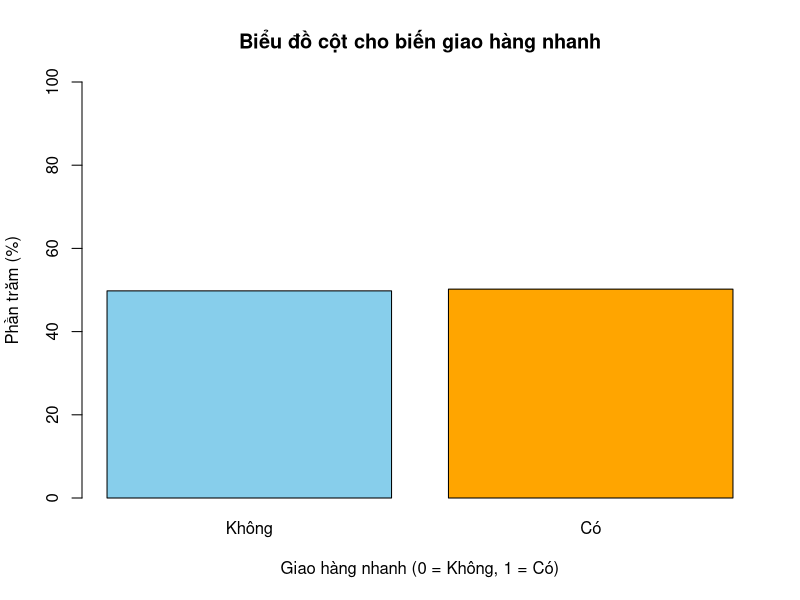
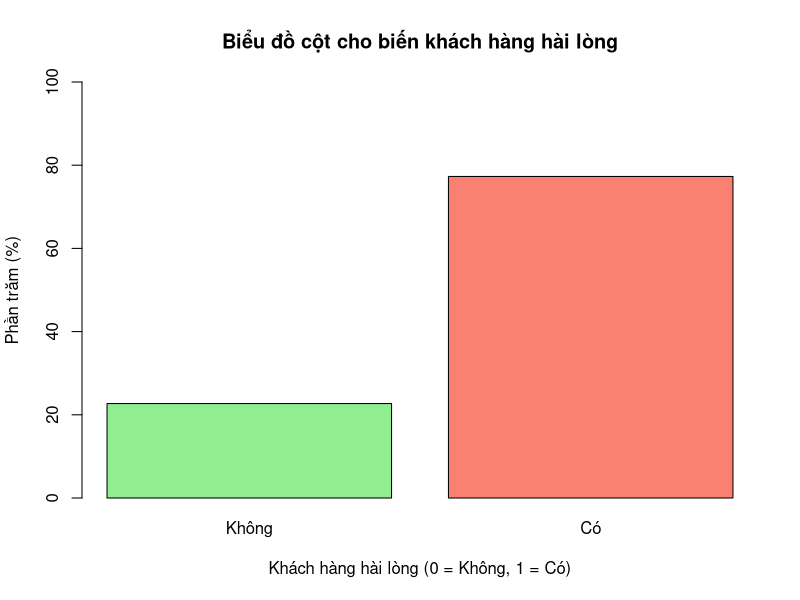
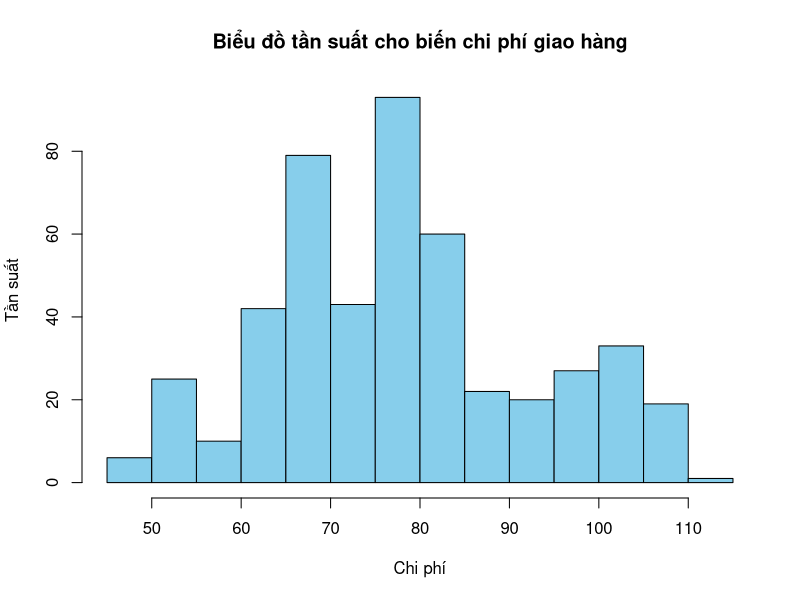
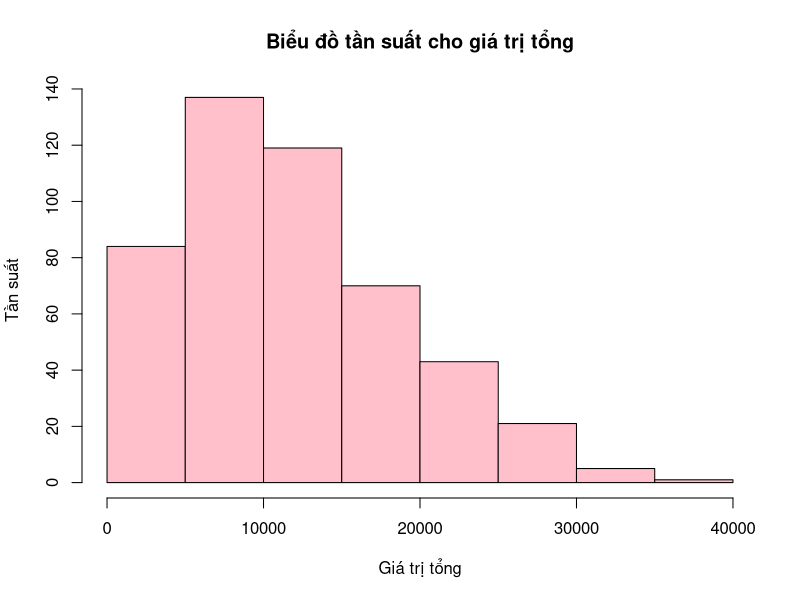
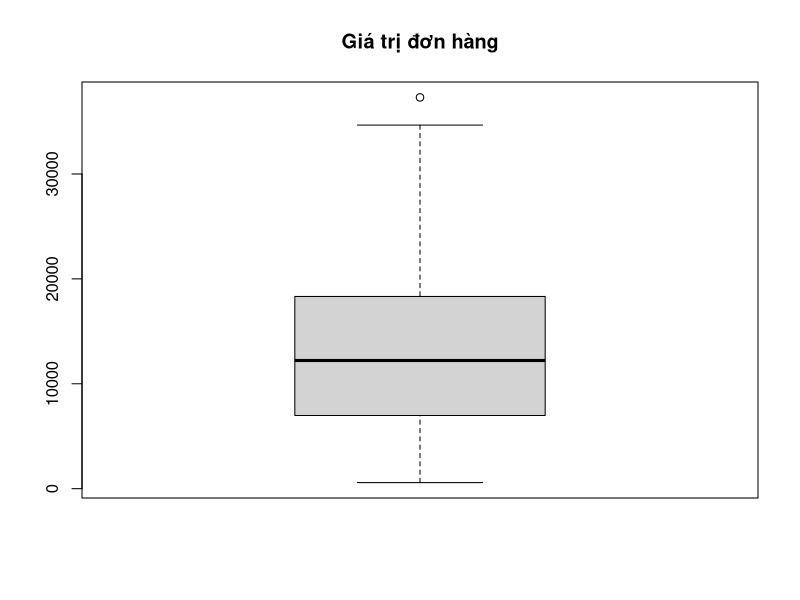
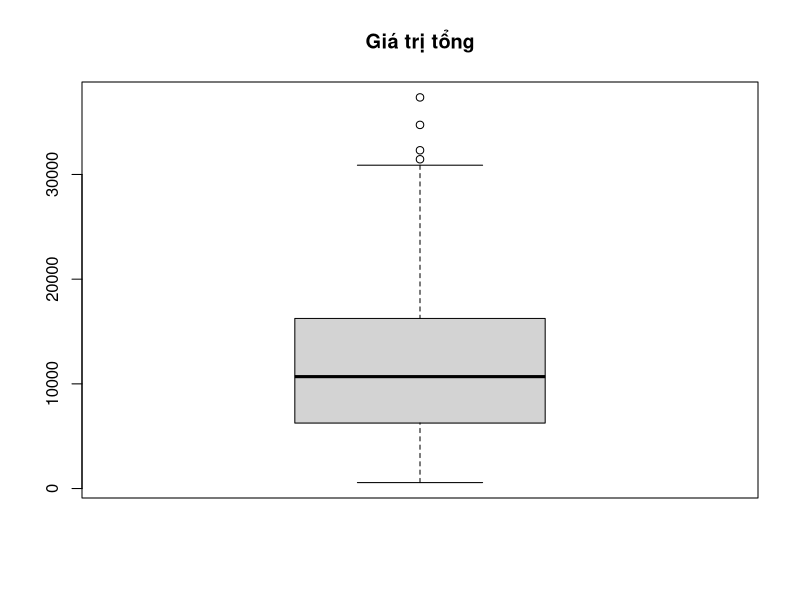
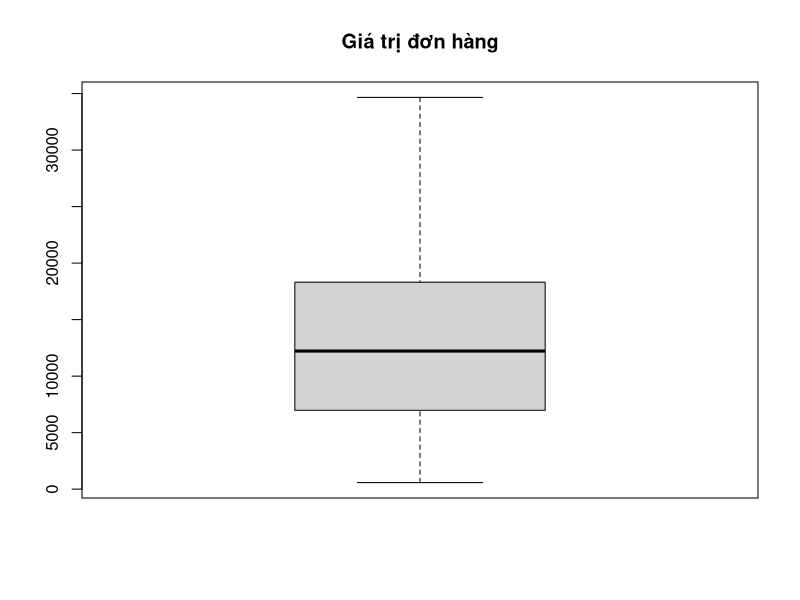
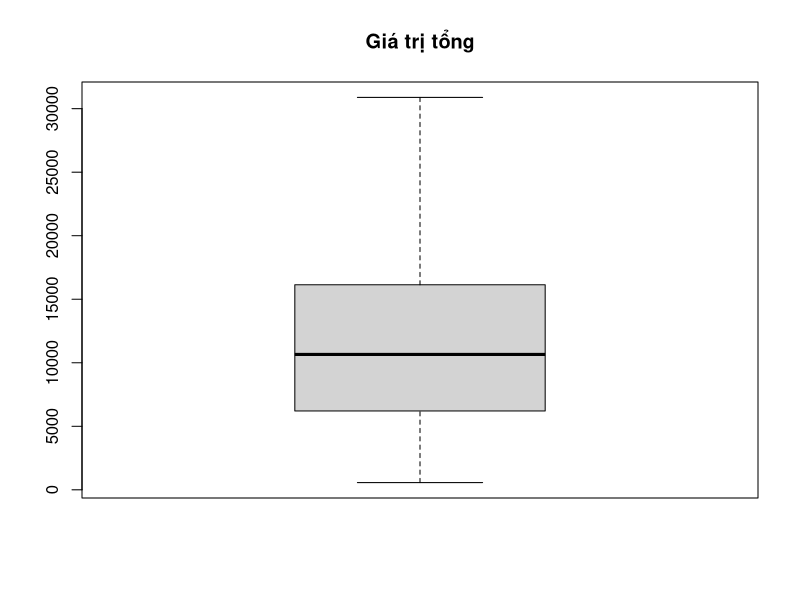

These charts were generated, in order, by the following R code:
# Cài đặt thư viện cần thiết
install.packages("dplyr")
install.packages("geosphere")
install.packages("readxl")
install.packages("ggplot2")
install.packages("ggpubr")
install.packages("ROCR")
# Gọi thư viện cần thiết
library(carData)
library(car)
library(tools)
library(dplyr)
library(geosphere)
library(readxl)
library(ggplot2)
library(ggpubr)
library(ROCR)
# 1: Làm sạch file dirty_data
# 1.1: Đọc dữ liệu từ file dirty_data
dirty_data = read.csv("./dirty_data.csv")
View(dirty_data)
# 1.2: Tạo trường dataframe chỉ chứa những biến cần thiết
cleaning_data = dirty_data[,c("nearest_warehouse","order_price","delivery_charges","customer_lat","customer_long","coupon_discount","order_total","season","is_expedited_delivery","distance_to_nearest_warehouse","is_happy_customer")]
# 1.3: Kiểm tra dữ liệu khuyết
apply(is.na(cleaning_data),2,which)
# 1.4: Làm sạch những cột có biến phân loại chưa đồng nhất
str(cleaning_data)
# 1.4.1: Cột nearest_warehouse
table(cleaning_data$nearest_warehouse, useNA = "always")
cleaning_data$nearest_warehouse = toTitleCase(cleaning_data$nearest_warehouse)
table(cleaning_data$nearest_warehouse, useNA = "always")
# 1.4.2: Cột season
table(cleaning_data$season, useNA = "always")
cleaning_data$season = toTitleCase(cleaning_data$season)
table(cleaning_data$season, useNA = "always")
# 1.5: Ghi ra tệp con sao lưu dữ liệu đã làm sạch
cleaned_data = cleaning_data
# * Kiểm tra xem tệp có bị NA hay không
sum(is.na(cleaned_data))
rm(cleaning_data)
write.csv(cleaned_data, file = "cleaned_data_from_dirty_data.csv", row.names = FALSE)
# 2: Làm sạch file missing_data
# 2.1: Đọc dữ liệu
missing_data = read.csv("./missing_data.csv")
# 2.2: Làm sạch dữ liệu
# 2.2.1: Cột season:
as.Date(missing_data$date)
missing_data = missing_data %>%
mutate(date_onset = as.Date(date, format = "%Y/%m/%d"))
fix_season = function(date) {
month = as.POSIXlt(date)$mon +1
if (month %in% c(1, 2, 3)) {
return("Spring")
} else if (month %in% c(4, 5, 6)) {
return("Summer")
} else if (month %in% c(7, 8, 9)) {
return("Autumn")
} else {
return("Winter")
}
}
missing_data$season = sapply(missing_data$date, fix_season)
# 2.2.2: Cột nearest_warehouse
warehouses = read.csv("./warehouses.csv")
find_nearest_warehouse = function(customer, warehouses) {
distances = geosphere::distVincentySphere(
cbind(customer["customer_long"], customer["customer_lat"]), cbind(warehouses$lon, warehouses$lat)
)
nearest_warehouse = warehouses[which.min(distances), ]
return(nearest_warehouse$names)
}
empty_rows = missing_data$nearest_warehouse == ""
missing_data$nearest_warehouse[empty_rows] = apply(missing_data[empty_rows, c("customer_long", "customer_lat")], 1, function(row) find_nearest_warehouse(row, warehouses))
# 2.2.3: Cột is_happy_customer
get_sentiment = function(review) {
positive_keywords <- c("good", "excellent", "love", "like", "amazing", "happy", "recommend","great", "nice")
return(any(grepl(paste(positive_keywords, collapse = "|"), tolower(review))))
}
missing_data$is_happy_customer = ifelse(missing_data$is_happy_customer == "", sapply(missing_data$latest_customer_review, get_sentiment), missing_data$is_happy_customer)
missing_data$is_happy_customer[missing_data$is_happy_customer == 'TRUE'] = "True"
missing_data$is_happy_customer[missing_data$is_happy_customer == 'FALSE'] = "False"
# 2.2.4: Cột order_price
get_price = function(total, discount, deli){
price= (total-deli)/(1-discount/100)
return(price)
}
missing_data$order_price[is.na(missing_data$order_price)] = get_price(missing_data$order_total[is.na(missing_data$order_price)],missing_data$coupon_discount[is.na(missing_data$order_price)],missing_data$delivery_charges[is.na(missing_data$order_price)])
# 2.2.5: Cột order_total
get_total = function(price, discount, deli){
total= price*(1-discount/100)+deli
return(total)
}
missing_data$order_total[is.na(missing_data$order_total)] = get_total(missing_data$order_price[is.na(missing_data$order_total)],missing_data$coupon_discount[is.na(missing_data$order_total)],missing_data$delivery_charges[is.na(missing_data$order_total)])
# 2.2.6: Cột distance_to_nearest_warehouse
get_distance = function(customer, warehouses){
distances = geosphere::distVincentySphere(
cbind(customer["customer_long"], customer["customer_lat"]), cbind(warehouses$lon, warehouses$lat)
)
distance = min(distances)
return(distance/1000)
}
missing_data$distance_to_nearest_warehouse[is.na(missing_data$distance_to_nearest_warehouse)] = apply(missing_data[is.na(missing_data$distance_to_nearest_warehouse), c("customer_long", "customer_lat")], 1, function(row2) get_distance(row2, warehouses))
# 2.2.7: Xử lý dữ liệu còn lại NA
na_count = colSums(is.na(missing_data))
na_count
missing_data = missing_data %>%
select(-date_onset)
missing_data = na.omit(missing_data)
na_count = colSums(is.na(missing_data))
na_count
# Ghi ra tệp để sao lưu
write.csv(missing_data, file = "cleaned_data_from_missing_data.csv", row.names = FALSE)
# Tạo tệp mới
new_data = missing_data[,c("nearest_warehouse","order_price","delivery_charges","customer_lat","customer_long","coupon_discount","order_total","season","is_expedited_delivery","distance_to_nearest_warehouse","is_happy_customer")]
# Chỉnh các biến về để thống kê
new_data$is_expedited_delivery[new_data$is_expedited_delivery == 'True'] = 1
new_data$is_expedited_delivery[new_data$is_expedited_delivery == 'False'] = 0
new_data$is_expedited_delivery = as.integer(new_data$is_expedited_delivery)
new_data$is_happy_customer[new_data$is_happy_customer == 'True'] = 1
new_data$is_happy_customer[new_data$is_happy_customer == 'False'] = 0
new_data$is_happy_customer = as.integer(new_data$is_happy_customer)
new_data$season = factor((new_data$season), levels = c("Spring","Summer","Autumn","Winter"))
levels(new_data$season)
new_data$nearest_warehouse = factor((new_data$nearest_warehouse), levels = c("Bakers","Nickolson","Thompson"))
levels(new_data$nearest_warehouse)
summary(new_data)
# Tổng doanh thu từng cửa hàng
tongstore = new_data %>%
group_by(nearest_warehouse) %>%
summarise(total_sales = sum(order_total, na.rm = TRUE))
print(tongstore)
# Tổng doanh thu theo mùa
tongmua = new_data %>%
group_by(season) %>%
summarise(total_sales = sum(order_total, na.rm = TRUE))
print(tongmua)
# Biểu đồ cột cho biến giao hàng nhanh hay không
giao_hang_nhanh = table(new_data$is_expedited_delivery) / nrow(new_data) * 100
barplot(giao_hang_nhanh,
col = c("skyblue", "orange"),
main = "Biểu đồ cột cho biến giao hàng nhanh",
xlab = "Giao hàng nhanh (0 = Không, 1 = Có)",
ylab = "Phần trăm (%)",
beside = TRUE,
names.arg = c("Không","Có"),
ylim = c(0, 100))
# Biểu đồ cột cho biến khách hàng hài lòng hay không
khach_hang_hai_long = table(new_data$is_happy_customer) / nrow(new_data) * 100
barplot(khach_hang_hai_long,
col = c("lightgreen", "salmon"),
main = "Biểu đồ cột cho biến khách hàng hài lòng",
xlab = "Khách hàng hài lòng (0 = Không, 1 = Có)",
ylab = "Phần trăm (%)",
beside = TRUE,
names.arg = c("Không", "Có"),
ylim = c(0, 100))
# Biểu đồ tần suất cho biến chi phí giao hàng
hist(new_data$delivery_charges,
col = "skyblue",
main = "Biểu đồ tần suất cho biến chi phí giao hàng",
xlab = "Chi phí",
ylab = "Tần suất",
breaks = 20)
# Biểu đồ tần suất cho biến giá trị tổng
hist(new_data$order_total,
col = "pink",
main = "Biểu đồ tần suất cho giá trị tổng",
xlab = "Giá trị tổng",
ylab = "Tần suất",
)
# Kiểm tra giá trị ngoại lai cho giá trị đơn hàng và giá trị tổng
boxplot(new_data$order_price,main ="Giá trị đơn hàng")
boxplot(new_data$order_total,main ="Giá trị tổng")
## Xây dựng hàm xử lý giá trị ngoại lai
xulingoailai = function(data) {
Q1 = quantile(data, 0.25, na.rm = TRUE)
Q3 = quantile(data, 0.75, na.rm = TRUE)
IQR = Q3 - Q1
lower_bound = Q1 - 1.5 * IQR
upper_bound = Q3 + 1.5 * IQR
data[data < lower_bound | data > upper_bound] = NA
return(data)
}
## Áp dụng
new_data$order_total = xulingoailai(new_data$order_total)
new_data$order_price = xulingoailai(new_data$order_price)
boxplot(new_data$order_price,main ="Giá trị đơn hàng")
boxplot(new_data$order_total,main ="Giá trị tổng")
# Kiểm tra giá trị ngoại lai cho biến Giá trị tổng theo biến Mùa
boxplot(order_total ~ season,
data = new_data,
col = c("pink", "orange", "lightyellow", "cyan"),
main = "Giá trị tổng theo mùa",
xlab = "Mùa",
ylab = "Giá trị tổng")
## Xử lý giá trị ngoại lai
Spring_data = subset(new_data,new_data$season =="Spring")
Spring_data$order_total = xulingoailai(Spring_data$order_total)
Summer_data = subset(new_data,new_data$season =="Summer")
Summer_data$order_total = xulingoailai(Summer_data$order_total)
Autumn_data = subset(new_data,new_data$season =="Autumn")
Autumn_data$order_total = xulingoailai(Autumn_data$order_total)
Winter_data = subset(new_data,new_data$season =="Winter")
Winter_data$order_total = xulingoailai(Winter_data$order_total)
new_data_2 = rbind(Spring_data,Summer_data,Autumn_data,Winter_data)
apply(is.na(new_data_2),2,sum)
apply(is.na(new_data_2),2,mean)
new_data_2 = na.omit(new_data_2)
boxplot(order_total ~ season,
data = new_data_2,
col = c("pink", "orange", "lightyellow", "cyan"),
main = "Giá trị tổng theo mùa",
xlab = "Mùa",
ylab = "Giá trị tổng")
# Tạo Subset cho kho Bakers, Nickolson và Thompson
Bakers_data = subset(new_data_2, new_data_2$nearest_warehouse == "Bakers")
Nickolson_data = subset(new_data_2, new_data_2$nearest_warehouse == "Nickolson")
Thompson_data = subset(new_data_2, new_data_2$nearest_warehouse == "Thompson")
# Tạo qq_plot cho kho Bakers, Nickolson và Thompson
qq_plot_Bakers = ggqqplot(Bakers_data$order_total,
main = "Đồ thị phân phối xác suất của nhà kho Bakers")
qq_plot_Nickolson = ggqqplot(Nickolson_data$order_total,
main = "Đồ thị phân phối xác suất của nhà kho Nickolson")
qq_plot_Thompson = ggqqplot(Thompson_data$order_total,
main = "Đồ thị phân phối xác suất của nhà kho Thompson")
# In QQPlot
print(qq_plot_Bakers)
print(qq_plot_Nickolson)
print(qq_plot_Thompson)
# Thực hiện kiểm tra Shapiro-Wilk
shapiro.test(Bakers_data$order_total)
shapiro.test(Nickolson_data$order_total)
shapiro.test(Thompson_data$order_total)
# Sử dụng kiểm định Levene để kiểm định cho biến giá trị tổng theo kho hàng gần nhất
leveneTest(order_total~nearest_warehouse, data = new_data_2)
# Sử dụng phương sai 1 yếu tố
one.way = aov(order_total~nearest_warehouse, data = new_data_2)
summary(one.way)
# Sử dụng kiểm định Levene để kiểm định cho biến giá trị giá trị tổng theo mùa
leveneTest(order_total~season, data = new_data_2)
# Phương sai 1 yếu tố
one.way_2 = aov(order_total~season, data = new_data_2)
summary(one.way_2)
# Biển đổi new_data_2
new_data_2$nearest_warehouse = factor((new_data_2$nearest_warehouse), levels = c("Bakers","Nickolson","Thompson"))
levels(new_data_2$nearest_warehouse)
new_data_2$season = factor((new_data_2$season), levels = c("Spring", "Summer", "Autumn","Winter"))
levels(new_data_2$season)
summary(new_data_2)
# Tạo tệp new_data_3 để phân tích
new_data_3 = new_data_2[,c("nearest_warehouse","delivery_charges","customer_lat","customer_long","coupon_discount", "season", "order_total", "distance_to_nearest_warehouse", "is_expedited_delivery", "is_happy_customer")]
summary(new_data_3)
new_data_3$season = as.integer(new_data_3$season)
new_data_3$nearest_warehouse = as.integer(new_data_3$nearest_warehouse)
summary(new_data_3)
# Tạo mô hình hồi quy logistic với new_data_3
mohinh1 = glm(is_happy_customer~., family = "binomial", data = new_data_3)
summary(mohinh1)
# Tạo tệp new_data_4 sau khi loại bỏ các biến không cần thiết
new_data_4 = new_data_3[,c("delivery_charges", "season", "distance_to_nearest_warehouse", "is_expedited_delivery", "is_happy_customer")]
mohinh2 = glm(is_happy_customer~., family = "binomial", data = new_data_4)
summary(mohinh2)
# So sánh 2 mô hình bằng ANOVA
anova(mohinh1, mohinh2, test = "LRT")
# Dự báo và vẽ đường cong ROC
dubaoROC = predict(mohinh2, type = "response", newdata = new_data_4)
ROCRpred = prediction(dubaoROC, new_data_4$is_happy_customer)
ROCRperf = performance(ROCRpred, "tpr", "fpr")
plot(ROCRperf, colorize=TRUE, print.cutoffs.at= seq(0,1,by=0.1), text.adj=c(-0.2,1.7))
